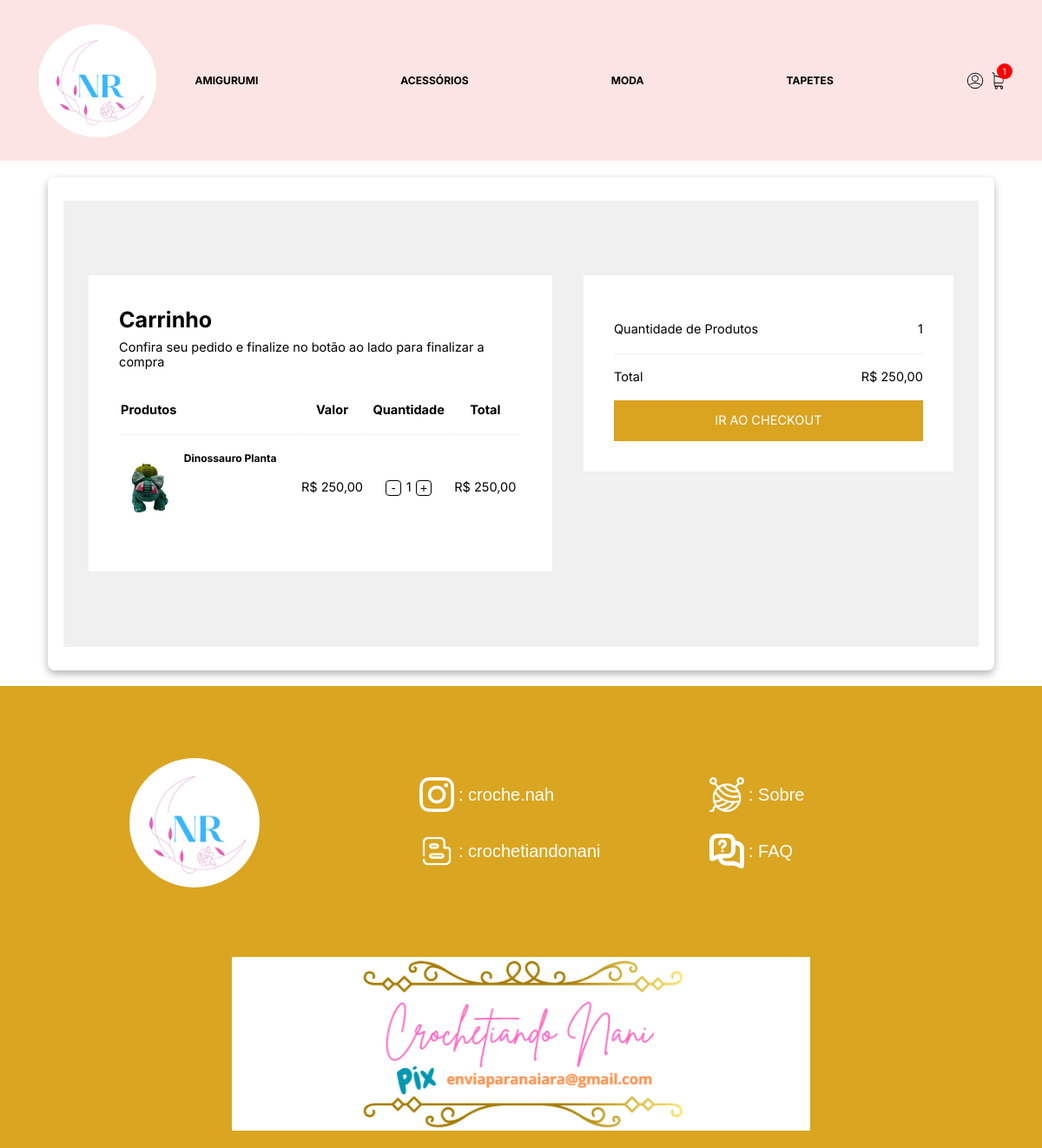
Before: /carrinho/ (signed in) with the older database file.
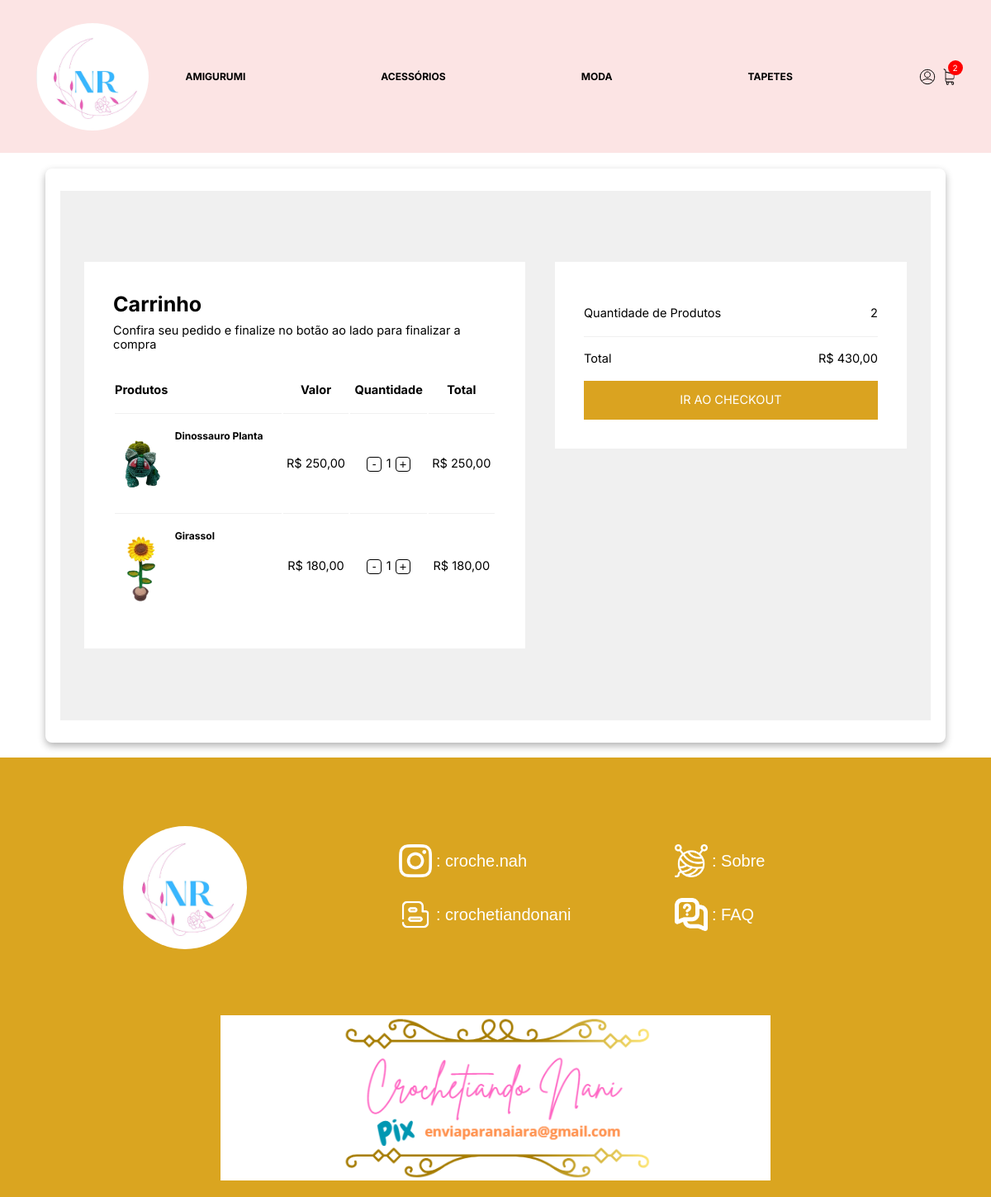
After: the same page with the newer database file.
### loja/models.py (models this page shows, shortened)
class Categoria(models.Model):
    nome = models.CharField(max_length=200, null=True, blank=True)
    slug = models.CharField(max_length=200, null=True, blank=True)

class ItensPedido(models.Model):
    item_estoque = models.ForeignKey(ItemEstoque, null=True, blank=True, on_delete=models.SET_NULL)
    quantidade = models.IntegerField(default=0)
    pedido = models.ForeignKey(Pedido, null=True, blank=True, on_delete=models.SET_NULL)
    @property
    def preco_total(self):
        return self.quantidade * self.item_estoque.produto.preco

class ItemEstoque(models.Model):
    produto = models.ForeignKey(Produto, null=True, blank=True, on_delete=models.SET_NULL)
    quantidade = models.IntegerField(default=0)

class Produto(models.Model):
    imagem = models.ImageField(null=True, blank=True)
    nome = models.CharField(max_length=200, null=True, blank=True)
    preco = models.DecimalField(max_digits=10, decimal_places=2)
    ativo = models.BooleanField(default=True)
    categoria = models.ForeignKey(Categoria, null=True, blank=True, on_delete=models.SET_NULL)
    tipo = models.ForeignKey(Tipo, null=True, blank=True, on_delete=models.SET_NULL)
    peso = models.DecimalField(max_digits=5, decimal_places=2, default=3)
    comprimento = models.DecimalField(max_digits=5, decimal_places=2, default=20)
    altura = models.DecimalField(max_digits=5, decimal_places=2, default=20)
    largura = models.DecimalField(max_digits=5, decimal_places=2, default=20)

class Pedido(models.Model):
    cliente = models.ForeignKey(Cliente, null=True, blank=True, on_delete=models.SET_NULL)
    finalizado = models.BooleanField(default=False)
    codigo_transacao = models.CharField(max_length=200, null=True, blank=True)
    endereco = models.ForeignKey(Endereco, null=True, blank=True, on_delete=models.SET_NULL)
    data_finalizacao = models.DateTimeField(null=True, blank=True)
    @property
    def quantidade_total(self):
        itens_pedido = ItensPedido.objects.filter(pedido=self.id)
        quantidade = sum([item.quantidade for item in itens_pedido])
        return quantidade
    @property
    def preco_total(self):
        itens_pedido = ItensPedido.objects.filter(pedido=self.id)
        preco = sum([item.preco_total for item in itens_pedido])
        return preco

### loja/views.py (the view, shortened to what this page needs)
# urls.py: path('carrinho/', carrinho, name="carrinho"),
def carrinho(request):
    if request.user.is_authenticated:
        cliente = request.user.cliente
    pedido, criado = Pedido.objects.get_or_create(cliente=cliente, finalizado=False)
    itens_pedido = ItensPedido.objects.filter(pedido=pedido)
    context = {"itens_pedido": itens_pedido, "pedido": pedido, "cliente_existente": True}
    return render(request, 'carrinho.html', context)

### loja/novos_context.py (called while the page is built)
def categoria_tipos(request):
    categorias_navegacao = Categoria.objects.all()
    tipos_navegacao = Tipo.objects.all()
    return {
        'categorias_navegacao': categorias_navegacao,
        'tipos_navegacao': tipos_navegacao
    }

def faz_parte_equipe(request):
    equipe = False
    if request.user.is_authenticated:
        equipe = request.user.groups.filter(name="equipe").exists()
    return {"equipe": equipe}

### loja/templates/carrinho.html (shortened to what this page needs)
{% extends 'base.html' %}
{% load static %}
{% block body %}
<main class="principal">
  {% if itens_pedido %}
    <section class="carrinho">
      <div class="sacola">
        <div class="sacola__titulos">
          <h1 class="sacola__titulo">Carrinho</h1>
          <p>Confira seu pedido e finalize no botão ao lado para finalizar a compra</p>
        </div>
        <table class="tabela">
          <tr>
            <th>Produtos</th>
            <th>Valor</th>
            <th>Quantidade</th>
            <th>Total</th>
          </tr>
          {% for item in itens_pedido %}
          <tr>
            <td class="tabela__produto">
              <div class="tabela__imagem">
                <img src="{{ item.item_estoque.produto.imagem.url }}" alt="Imagem do Produto"/>
              </div>
              <div class="tabela__produto-textos">
                <p><b>{{ item.item_estoque.produto.nome }}</b></p>
              </div>
            </td>
            <td class="tabela__preco-unit">
              <p class="tabela__preco">R$ {{ item.item_estoque.produto.preco }}</p>
            </td>
            <td class="tabela__qtd">
              <div class="tabela__quantidade">
                <form method="POST" action="{% url 'remover_carrinho' item.item_estoque.produto.id %}">
                  <button type="submit">-</button>
                </form>
                <span>{{ item.quantidade }}</span>
                <form method="POST" action="{% url 'adicionar_carrinho' item.item_estoque.produto.id %}">
                  <button type="submit">+</button>
                </form>
              </div>
            </td>
            <td>
              <p class="tabela__preco tabela__preco--total">R$ {{ item.preco_total }}</p>
            </td>
          </tr>
          {% endfor %}
        </table>
      </div>
      <div class="subtotal">
        <div class="subtotal__infos">
          <p>Quantidade de Produtos</p>
          <p>{{ pedido.quantidade_total }}</p>
        </div>
        <div class="subtotal__infos subtotal__infos--sborda">
          <p>Total</p>
          <p>R$ {{ pedido.preco_total }}</p>
        </div>
        {% if user.is_authenticated %}
          <a href="{% url 'checkout' %}" class="subtotal__botao">Ir ao checkout</a>
        {% else %}
          <a href="{% url 'fazer_login' %}" class="subtotal__botao">Ir ao checkout</a>
        {% endif %}
      </div>
    </section>
  {% endif %}
</main>
{% endblock %}

### loja/templates/base.html (shortened to what this page needs)
{% load static %}
<!DOCTYPE html>
<html lang="pt-br">
<head>
    <link rel="stylesheet" type="text/css" href="{% static 'css/style.comp.css' %}">
    <link rel="stylesheet" type="text/css" href="{% static 'css/rodape.css' %}">
    <link rel="stylesheet" href="https://cdnjs.cloudflare.com/ajax/libs/font-awesome/6.6.0/css/all.min.css" />
</head>
<body>
    {% include 'navbar.html' %}
    {% block body %}
    {% endblock %}
    {% include 'rodape.html' %}
</body>
</html>

### loja/templates/navbar.html (shortened to what this page needs)
{% load static %}
<header class="cabecalho" style="background-color: #fce4e4f6;">
    <div class="cabecalho__container">
      <a href="{% url 'homepage' %}">
        <img
        src="{% static 'images/logo.png' %}" width="auto" height="130" style="border-radius: 50%;"
          alt="Logo Crochetiando"
          class="cabecalho__logo"
        />
      </a>
      <nav class="cabecalho__navegacao">
        <ul class="cabecalho__lista">
        {% for categoria in categorias_navegacao %}
          <li class="cabecalho__item-lista">
            <a
              class="cabecalho__link"
              href="{% url 'loja' %}{{ categoria.slug }}"
              >{{ categoria.nome }}</a
            >
          </li>
        {% endfor %}
        </ul>
    </nav>
    </div>
   <div class="cabecalho__icones">
      <div class="cabecalho__icone-login">
        {% if request.user.is_authenticated %}
        <a class="cabecalho__link-icone cabecalho__link-icone--logado" href="javascript: void(0)">
        {% else %}
        <a class="cabecalho__link-icone" href="{% url 'fazer_login' %}">
        {% endif %}
        </a>
      </div>
      <div class="cabecalho__icone-carrinho">
        <a class="cabecalho__link-icone" href="{% url 'carrinho' %}">
            <img src="{% static 'images/carrinho-de-compras (1).png' %}" alt="Carrinho" class="cabecalho__icone cabecalho__icone--menor">
        </a>
        <div class="cabecalho__itens cabecalho__itens--visivel">{{ quantidade_produtos_carrinho }}</div>
    </div>
    </div>
  </header>

### loja/templates/rodape.html
{% load static %}
<footer class="rodape" id="contato">
    <div class="rodape-div">
        <div class="rodape-div-1">
            <img src="{% static 'images/logo.png' %}" alt="Logo" class="logo-imagem"/>
        </div>
        <div class="rodape-div-2">
            <div class="footer-item">
                <a href="https://www.instagram.com/croche.nah/" class="footer-link">
                    <img src="{% static 'images/instagram.png' %}" alt="Insta" class="footer-imagem"/>
                    <span>: croche.nah</span>
                </a>
            </div>
            <div class="footer-item">
                <a href="https://crochetiandonani.blogspot.com/" class="footer-link">
                    <img src="{% static 'images/blogspot.png' %}" alt="Blog" class="footer-imagem"/>
                    <span>: crochetiandonani</span>
                </a>
            </div>
        </div>
        <div class="rodape-div-3">
            <div class="footer-item">
            <a href="{% url 'sobre' %}" class="footer-link">
                <img src="{% static 'images/croche.png' %}" alt="Croche" class="footer-imagem"/>
                <span>: Sobre</span>
            </a>
            </div>
            <div class="footer-item">
            <a href="{% url 'faq' %}" class="footer-link">
                <img src="{% static 'images/faq.png' %}" alt="FAQ" class="footer-imagem"/>
                <span>: FAQ</span>
            </a>
            </div>
        </div>
    </div>
    <div class="rodape-banner">
        <img src="{% static 'images/img-rodape.png' %}" alt="Banner" class="footer-banner"/>
    </div>
</footer>

### static/css/rodape.css (style rules this page uses)
.rodape { background-color: #daa520; color: white; width: 100%; font-size: 12px; font-family: helvetica; padding-bottom: 20px; }
.rodape a { text-decoration: none; color: white; }
.rodape-div { display: flex; align-items: center; flex-wrap: wrap; width: 100%; margin: auto; padding: 10px 10px; justify-content: center; }
.rodape-div-1, .rodape-div-2, .rodape-div-3 { display: flex; width: calc(90% / 3 - 20px); padding: 50px; flex-direction: column; gap: 25px; justify-content: center; }
.rodape span { font-size: 20px; color: white; }
.logo-imagem { width: 150px; height: auto; border-radius: 50%; }
.footer-item { display: flex; align-items: center; }
.footer-imagem { width: 40px; height: auto; margin-right: 5px; filter: invert(1) brightness(2); }
.footer-banner { width: auto; height: 200px; }
.footer-link { display: flex; align-items: center; text-decoration: none; color: inherit; }
.rodape-banner { display: flex; justify-content: center; width: 100%; padding-top: 20px; }

Changed rows visible on the page:
added ItensPedido: item_estoque.produto.imagem (picture), item_estoque.produto.nome "Girassol", item_estoque.produto.preco "180,00", quantidade "1", preco_total "180,00"
changed Pedido: quantidade_total "1" → "2"; preco_total "250,00" → "430,00"
Other visible differences:
{{ quantidade_produtos_carrinho }}: "1" → "2"
